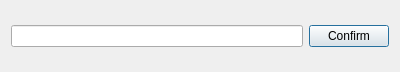
<?xml version="1.0" encoding="UTF-8"?>
<ui version="4.0">
 <class>BatchDeleteDialog</class>
 <widget class="QDialog" name="BatchDeleteDialog">
  <property name="geometry">
   <rect>
    <x>0</x>
    <y>0</y>
    <width>400</width>
    <height>72</height>
   </rect>
  </property>
  <property name="windowTitle">
   <string>Dialog</string>
  </property>
  <layout class="QGridLayout" name="gridLayout">
   <item row="0" column="0">
    <widget class="QLineEdit" name="batchDeleteLineEdit"/>
   </item>
   <item row="0" column="1">
    <widget class="QPushButton" name="batchDeleteConfirmButton">
     <property name="text">
      <string>Confirm</string>
     </property>
    </widget>
   </item>
  </layout>
 </widget>
 <resources/>
 <connections/>
</ui>
